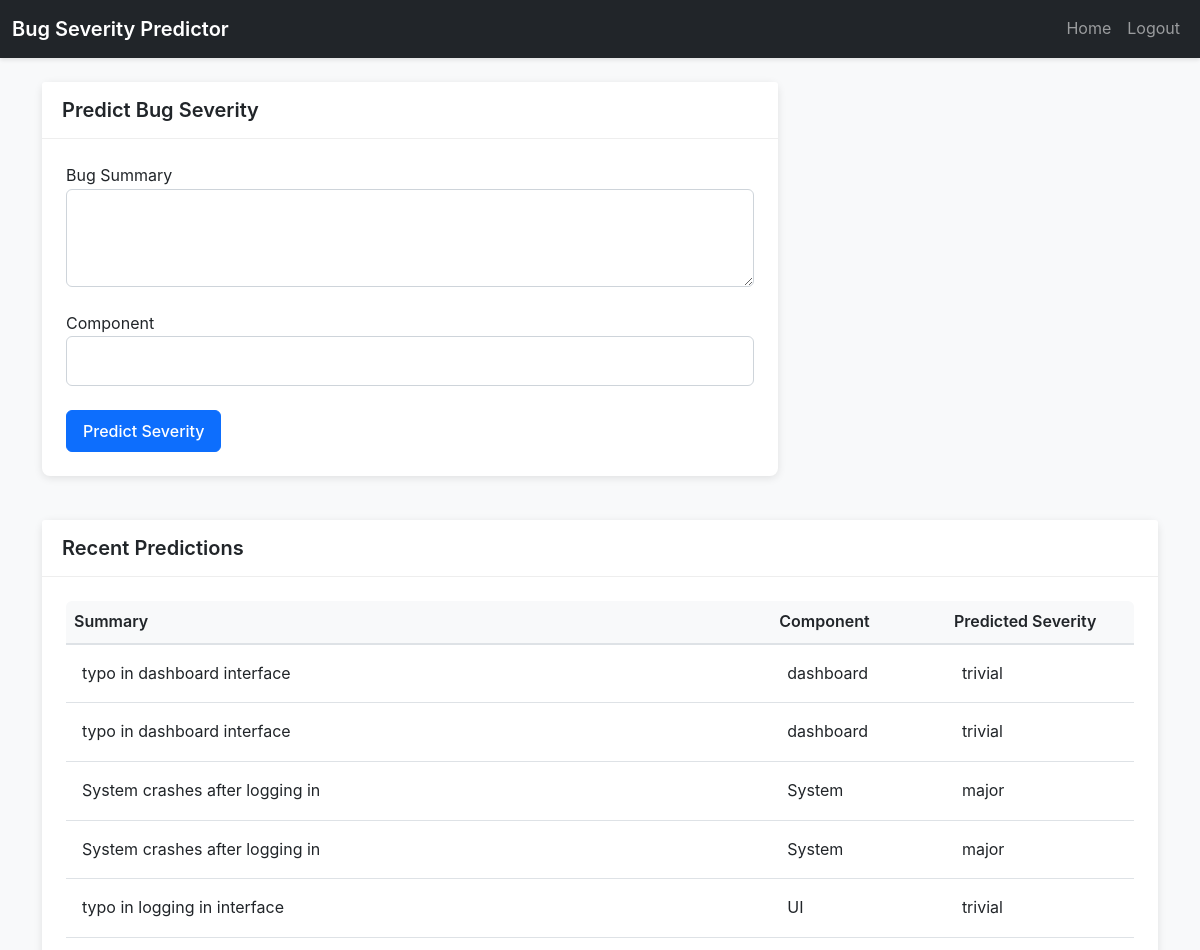
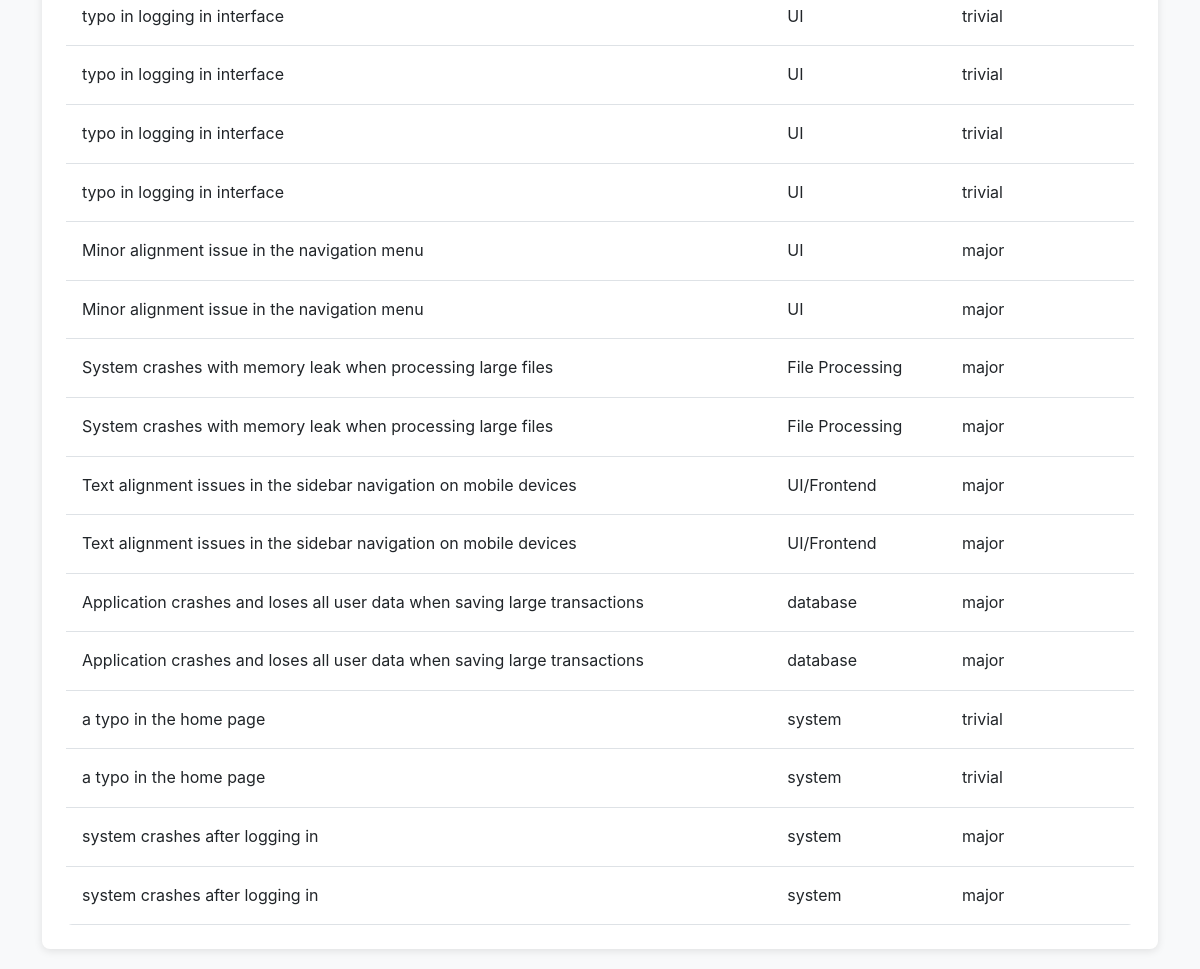
Screenshot of / (signed in) with the database file from the repository (2 pictures, top to bottom).
### app/models.py (models this page shows)
class Prediction(db.Model):
    id = db.Column(db.Integer, primary_key=True)
    user_id = db.Column(db.Integer, db.ForeignKey('user.id'), nullable=False)
    summary = db.Column(db.Text, nullable=False)
    component = db.Column(db.String(128), nullable=False)
    predicted_severity = db.Column(db.String(64), nullable=False)
    created_at = db.Column(db.DateTime, default=datetime.utcnow)

### app/routes.py (the view)
@main.route('/')
@login_required
def dashboard():
    try:
        predictions = Prediction.query.filter_by(user_id=current_user.id).order_by(Prediction.id.desc()).all()
        return render_template('dashboard.html', predictions=predictions)
    except Exception as e:
        logger.error(f"Dashboard error: {e}")
        flash('Error loading dashboard', 'error')
        return render_template('dashboard.html', predictions=[])

### app/__init__.py (called while the page is built)
def create_app():
    app = Flask(__name__)
    app.config.from_object('config.Config')
    db.init_app(app)
    migrate.init_app(app, db)
    login_manager.init_app(app)
    login_manager.login_view = 'auth.login'
    from app.models import User
    @login_manager.user_loader
    def load_user(user_id):
        return User.query.get(int(user_id))
    from app.routes import main, auth
    app.register_blueprint(main)
    app.register_blueprint(auth)
    return app

### app/templates/dashboard.html (shortened to what this page needs)
{% extends "base.html" %}
{% block content %}
<div class="row">
    <div class="col-md-8">
        <div class="card">
            <div class="card-header">
                <h3>Predict Bug Severity</h3>
            </div>
            <div class="card-body">
                <form id="prediction-form">
                    <div class="form-group">
                        <label for="summary">Bug Summary</label>
                        <textarea class="form-control" id="summary" name="summary" rows="3" required></textarea>
                    </div>
                    <div class="form-group">
                        <label for="component">Component</label>
                        <input type="text" class="form-control" id="component" name="component" required>
                    </div>
                    <button type="submit" class="btn btn-primary">Predict Severity</button>
                </form>
            </div>
        </div>
    </div>
</div>
<div class="row mt-4">
    <div class="col-12">
        <div class="card">
            <div class="card-header">
                <h3>Recent Predictions</h3>
            </div>
            <div class="card-body">
                <div class="table-responsive">
                    <table class="table">
                        <thead>
                            <tr>
                                <th>Summary</th>
                                <th>Component</th>
                                <th>Predicted Severity</th>
                            </tr>
                        </thead>
                        <tbody>
                            {% for prediction in predictions %}
                            <tr>
                                <td>{{ prediction.summary }}</td>
                                <td>{{ prediction.component }}</td>
                                <td>{{ prediction.predicted_severity }}</td>
                            </tr>
                            {% endfor %}
                        </tbody>
                    </table>
                </div>
            </div>
        </div>
    </div>
</div>
{% endblock %}

### app/templates/base.html (shortened to what this page needs)
<!DOCTYPE html>
<html lang="en">
<head>
    <link href="https://cdn.jsdelivr.net/npm/bootstrap@5.1.3/dist/css/bootstrap.min.css" rel="stylesheet">
    <link rel="stylesheet" href="{{ url_for('static', filename='css/style.css') }}">
</head>
<body>
    <nav class="navbar navbar-expand-lg navbar-dark bg-dark">
        <div class="container-fluid">
            <a class="navbar-brand" href="{{ url_for('main.dashboard') }}">Bug Severity Predictor</a>
            {% if current_user.is_authenticated %}
            <div class="collapse navbar-collapse" id="navbarNav">
                <div class="navbar-nav ms-auto">
                    <a class="nav-item nav-link" href="{{ url_for('main.dashboard') }}">Home</a>
                    <a class="nav-item nav-link" href="{{ url_for('auth.logout') }}">Logout</a>
                </div>
            </div>
            {% endif %}
        </div>
    </nav>
    <div class="container mt-4">
        {% block content %}{% endblock %}
    </div>
</body>
</html>

### app/static/css/style.css (style rules this page uses)
body { background-color: #f8f9fa; font-family: -apple-system, BlinkMacSystemFont, 'Segoe UI', Roboto, Oxygen, Ubuntu, sans-serif; line-height: 1.6; }
.navbar { background-color: #343a40; box-shadow: 0 2px 4px rgba(0,0,0,0.1); }
.navbar-brand { font-weight: 600; }
.card { border: none; border-radius: 8px; box-shadow: 0 2px 8px rgba(0,0,0,0.1); margin-bottom: 20px; }
.card-header { background-color: #fff; border-bottom: 1px solid #eee; padding: 1rem 1.25rem; }
.card-header h3 { margin: 0; font-size: 1.25rem; font-weight: 600; }
.card-body { padding: 1.5rem; }
.form-group { margin-bottom: 1.5rem; }
.form-control { border: 1px solid #ced4da; border-radius: 6px; padding: 0.75rem; transition: border-color 0.15s ease-in-out, box-shadow 0.15s ease-in-out; }
.btn { font-weight: 500; padding: 0.5rem 1rem; border-radius: 6px; transition: all 0.2s ease-in-out; }
.btn-primary { background-color: #0d6efd; border-color: #0d6efd; }
.table { margin-bottom: 0; }
.table thead th { background-color: #f8f9fa; border-bottom: 2px solid #dee2e6; font-weight: 600; }
.table td { vertical-align: middle; padding: 1rem; }
.table-responsive { border-radius: 6px; overflow: hidden; }
.mt-4 { margin-top: 1.5rem; }

### rows the page displays
Prediction: summary "typo in dashboard interface", component "dashboard", predicted_severity "trivial"
Prediction: summary "typo in dashboard interface", component "dashboard", predicted_severity "trivial"
Prediction: summary "System crashes after logging in", component "System", predicted_severity "major"
Prediction: summary "System crashes after logging in", component "System", predicted_severity "major"
Prediction: summary "typo in logging in interface", component "UI", predicted_severity "trivial"
Prediction: summary "typo in logging in interface", component "UI", predicted_severity "trivial"
Prediction: summary "typo in logging in interface", component "UI", predicted_severity "trivial"
Prediction: summary "typo in logging in interface", component "UI", predicted_severity "trivial"
Prediction: summary "typo in logging in interface", component "UI", predicted_severity "trivial"
Prediction: summary "Minor alignment issue in the navigation menu", component "UI", predicted_severity "major"
Prediction: summary "Minor alignment issue in the navigation menu", component "UI", predicted_severity "major"
Prediction: summary "System crashes with memory leak when processing large files", component "File Processing", predicted_severity "major"
Prediction: summary "System crashes with memory leak when processing large files", component "File Processing", predicted_severity "major"
Prediction: summary "Text alignment issues in the sidebar navigation on mobile devices", component "UI/Frontend", predicted_severity "major"
Prediction: summary "Text alignment issues in the sidebar navigation on mobile devices", component "UI/Frontend", predicted_severity "major"
Prediction: summary "Application crashes and loses all user data when saving large transactions", component "database", predicted_severity "major"
Prediction: summary "Application crashes and loses all user data when saving large transactions", component "database", predicted_severity "major"
Prediction: summary "a typo in the home page", component "system", predicted_severity "trivial"
Prediction: summary "a typo in the home page", component "system", predicted_severity "trivial"
Prediction: summary "system crashes after logging in", component "system", predicted_severity "major"
Prediction: summary "system crashes after logging in", component "system", predicted_severity "major"
